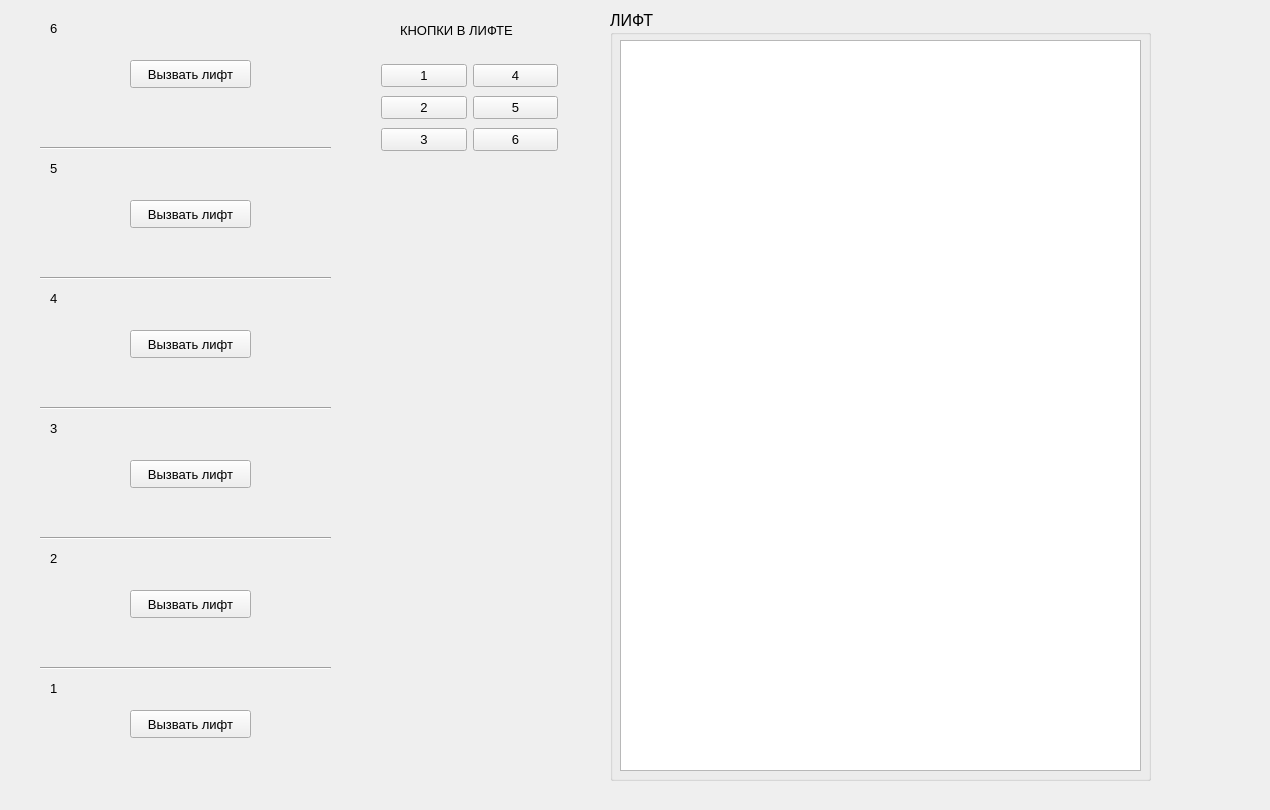
<?xml version="1.0" encoding="UTF-8"?>
<ui version="4.0">
 <class>MainWindow</class>
 <widget class="QMainWindow" name="MainWindow">
  <property name="geometry">
   <rect>
    <x>0</x>
    <y>0</y>
    <width>1270</width>
    <height>810</height>
   </rect>
  </property>
  <property name="windowTitle">
   <string>MainWindow</string>
  </property>
  <widget class="QWidget" name="centralWidget">
   <widget class="QGroupBox" name="groupBox">
    <property name="geometry">
     <rect>
      <x>610</x>
      <y>10</y>
      <width>541</width>
      <height>771</height>
     </rect>
    </property>
    <property name="font">
     <font>
      <pointsize>12</pointsize>
     </font>
    </property>
    <property name="title">
     <string>ЛИФТ</string>
    </property>
    <widget class="Line" name="line_8">
     <property name="geometry">
      <rect>
       <x>-10</x>
       <y>0</y>
       <width>16</width>
       <height>231</height>
      </rect>
     </property>
     <property name="orientation">
      <enum>Qt::Vertical</enum>
     </property>
    </widget>
    <widget class="QTextEdit" name="textEdit">
     <property name="geometry">
      <rect>
       <x>10</x>
       <y>30</y>
       <width>521</width>
       <height>731</height>
      </rect>
     </property>
    </widget>
   </widget>
   <widget class="QPushButton" name="call_6">
    <property name="geometry">
     <rect>
      <x>130</x>
      <y>60</y>
      <width>121</width>
      <height>28</height>
     </rect>
    </property>
    <property name="font">
     <font>
      <pointsize>10</pointsize>
     </font>
    </property>
    <property name="text">
     <string>Вызвать лифт</string>
    </property>
   </widget>
   <widget class="QPushButton" name="call_2">
    <property name="geometry">
     <rect>
      <x>130</x>
      <y>590</y>
      <width>121</width>
      <height>28</height>
     </rect>
    </property>
    <property name="font">
     <font>
      <pointsize>10</pointsize>
     </font>
    </property>
    <property name="text">
     <string>Вызвать лифт</string>
    </property>
   </widget>
   <widget class="QWidget" name="layoutWidget">
    <property name="geometry">
     <rect>
      <x>370</x>
      <y>50</y>
      <width>199</width>
      <height>117</height>
     </rect>
    </property>
    <layout class="QHBoxLayout" name="horizontalLayout">
     <item>
      <layout class="QVBoxLayout" name="verticalLayout">
       <item>
        <widget class="QPushButton" name="to_1">
         <property name="font">
          <font>
           <pointsize>10</pointsize>
          </font>
         </property>
         <property name="text">
          <string>1</string>
         </property>
        </widget>
       </item>
       <item>
        <widget class="QPushButton" name="to_2">
         <property name="font">
          <font>
           <pointsize>10</pointsize>
          </font>
         </property>
         <property name="text">
          <string>2</string>
         </property>
        </widget>
       </item>
       <item>
        <widget class="QPushButton" name="to_3">
         <property name="font">
          <font>
           <pointsize>10</pointsize>
          </font>
         </property>
         <property name="text">
          <string>3</string>
         </property>
        </widget>
       </item>
      </layout>
     </item>
     <item>
      <layout class="QVBoxLayout" name="verticalLayout_2">
       <item>
        <widget class="QPushButton" name="to_4">
         <property name="font">
          <font>
           <pointsize>10</pointsize>
          </font>
         </property>
         <property name="text">
          <string>4</string>
         </property>
        </widget>
       </item>
       <item>
        <widget class="QPushButton" name="to_5">
         <property name="font">
          <font>
           <pointsize>10</pointsize>
          </font>
         </property>
         <property name="text">
          <string>5</string>
         </property>
        </widget>
       </item>
       <item>
        <widget class="QPushButton" name="to_6">
         <property name="font">
          <font>
           <pointsize>10</pointsize>
          </font>
         </property>
         <property name="text">
          <string>6</string>
         </property>
        </widget>
       </item>
      </layout>
     </item>
    </layout>
   </widget>
   <widget class="Line" name="line_4">
    <property name="geometry">
     <rect>
      <x>40</x>
      <y>530</y>
      <width>291</width>
      <height>16</height>
     </rect>
    </property>
    <property name="orientation">
     <enum>Qt::Horizontal</enum>
    </property>
   </widget>
   <widget class="Line" name="line_2">
    <property name="geometry">
     <rect>
      <x>40</x>
      <y>270</y>
      <width>291</width>
      <height>16</height>
     </rect>
    </property>
    <property name="orientation">
     <enum>Qt::Horizontal</enum>
    </property>
   </widget>
   <widget class="QLabel" name="label_11">
    <property name="geometry">
     <rect>
      <x>50</x>
      <y>680</y>
      <width>31</width>
      <height>16</height>
     </rect>
    </property>
    <property name="font">
     <font>
      <pointsize>10</pointsize>
     </font>
    </property>
    <property name="text">
     <string>1</string>
    </property>
   </widget>
   <widget class="Line" name="line_5">
    <property name="geometry">
     <rect>
      <x>40</x>
      <y>140</y>
      <width>291</width>
      <height>16</height>
     </rect>
    </property>
    <property name="orientation">
     <enum>Qt::Horizontal</enum>
    </property>
   </widget>
   <widget class="QPushButton" name="call_3">
    <property name="geometry">
     <rect>
      <x>130</x>
      <y>460</y>
      <width>121</width>
      <height>28</height>
     </rect>
    </property>
    <property name="font">
     <font>
      <pointsize>10</pointsize>
     </font>
    </property>
    <property name="text">
     <string>Вызвать лифт</string>
    </property>
   </widget>
   <widget class="QPushButton" name="call_4">
    <property name="geometry">
     <rect>
      <x>130</x>
      <y>330</y>
      <width>121</width>
      <height>28</height>
     </rect>
    </property>
    <property name="font">
     <font>
      <pointsize>10</pointsize>
     </font>
    </property>
    <property name="text">
     <string>Вызвать лифт</string>
    </property>
   </widget>
   <widget class="Line" name="line_3">
    <property name="geometry">
     <rect>
      <x>40</x>
      <y>400</y>
      <width>291</width>
      <height>16</height>
     </rect>
    </property>
    <property name="orientation">
     <enum>Qt::Horizontal</enum>
    </property>
   </widget>
   <widget class="QLabel" name="label_5">
    <property name="geometry">
     <rect>
      <x>50</x>
      <y>290</y>
      <width>31</width>
      <height>16</height>
     </rect>
    </property>
    <property name="font">
     <font>
      <pointsize>10</pointsize>
     </font>
    </property>
    <property name="text">
     <string>4</string>
    </property>
   </widget>
   <widget class="QLabel" name="label_7">
    <property name="geometry">
     <rect>
      <x>50</x>
      <y>420</y>
      <width>31</width>
      <height>16</height>
     </rect>
    </property>
    <property name="font">
     <font>
      <pointsize>10</pointsize>
     </font>
    </property>
    <property name="text">
     <string>3</string>
    </property>
   </widget>
   <widget class="QPushButton" name="call_5">
    <property name="geometry">
     <rect>
      <x>130</x>
      <y>200</y>
      <width>121</width>
      <height>28</height>
     </rect>
    </property>
    <property name="font">
     <font>
      <pointsize>10</pointsize>
     </font>
    </property>
    <property name="text">
     <string>Вызвать лифт</string>
    </property>
   </widget>
   <widget class="QLabel" name="label_2">
    <property name="geometry">
     <rect>
      <x>50</x>
      <y>20</y>
      <width>31</width>
      <height>16</height>
     </rect>
    </property>
    <property name="font">
     <font>
      <pointsize>10</pointsize>
     </font>
    </property>
    <property name="text">
     <string>6</string>
    </property>
   </widget>
   <widget class="QLabel" name="label_3">
    <property name="geometry">
     <rect>
      <x>50</x>
      <y>160</y>
      <width>31</width>
      <height>16</height>
     </rect>
    </property>
    <property name="font">
     <font>
      <pointsize>10</pointsize>
     </font>
    </property>
    <property name="text">
     <string>5</string>
    </property>
   </widget>
   <widget class="QLabel" name="label_9">
    <property name="geometry">
     <rect>
      <x>50</x>
      <y>550</y>
      <width>31</width>
      <height>16</height>
     </rect>
    </property>
    <property name="font">
     <font>
      <pointsize>10</pointsize>
     </font>
    </property>
    <property name="text">
     <string>2</string>
    </property>
   </widget>
   <widget class="QPushButton" name="call_1">
    <property name="geometry">
     <rect>
      <x>130</x>
      <y>710</y>
      <width>121</width>
      <height>28</height>
     </rect>
    </property>
    <property name="font">
     <font>
      <pointsize>10</pointsize>
     </font>
    </property>
    <property name="text">
     <string>Вызвать лифт</string>
    </property>
   </widget>
   <widget class="Line" name="line">
    <property name="geometry">
     <rect>
      <x>40</x>
      <y>660</y>
      <width>291</width>
      <height>16</height>
     </rect>
    </property>
    <property name="orientation">
     <enum>Qt::Horizontal</enum>
    </property>
   </widget>
   <widget class="QLabel" name="label">
    <property name="geometry">
     <rect>
      <x>400</x>
      <y>20</y>
      <width>151</width>
      <height>20</height>
     </rect>
    </property>
    <property name="font">
     <font>
      <pointsize>10</pointsize>
     </font>
    </property>
    <property name="text">
     <string>КНОПКИ В ЛИФТЕ</string>
    </property>
   </widget>
  </widget>
 </widget>
 <layoutdefault spacing="6" margin="11"/>
 <resources/>
 <connections/>
</ui>
